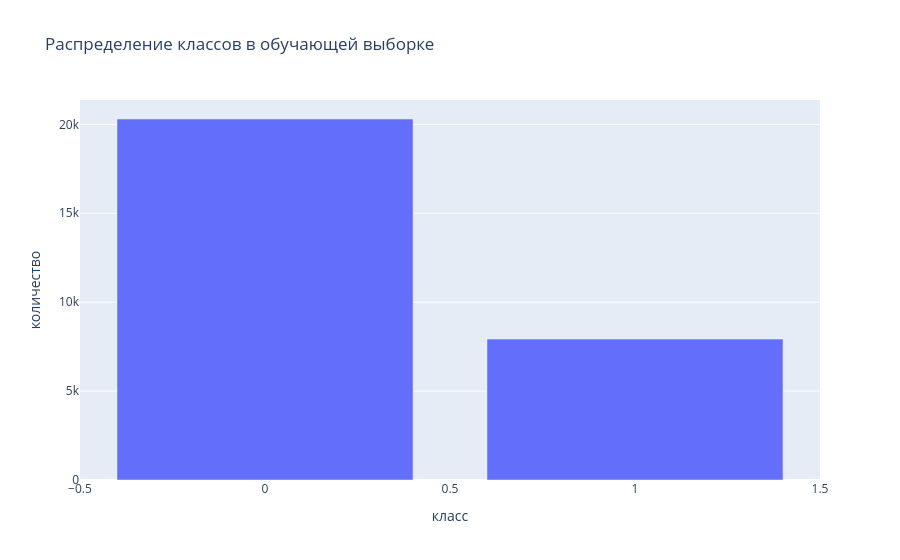
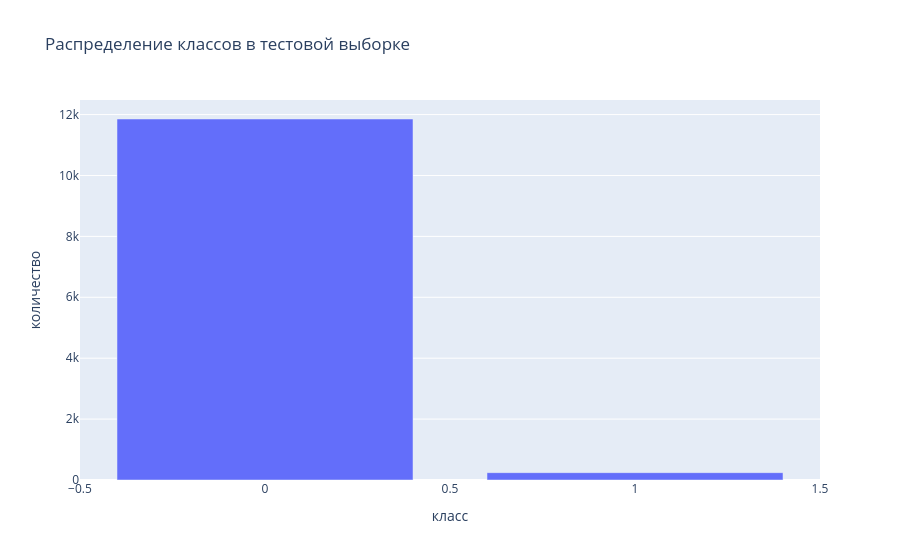

The cell these charts' notebook holds for them, in order:
### Code cell
import plotly.express as px
df = pd.concat([X, y], axis=1)
split_idx = int(len(df) * 0.7)
df_train = df.iloc[:split_idx].copy()
df_test = df.iloc[split_idx:].copy()
# Распределение классов в train
class_counts = df_train['target'].value_counts().reset_index()
class_counts.columns = ['класс', 'количество']
fig = px.bar(class_counts, x='класс', y='количество', title='Распределение классов в обучающей выборке')
fig.show()

print("Доля аномалий (класс 1) в train:", (df_train['target'] == 1).mean())

# Если есть тест с метками
if 'target' in df_test.columns:
    test_counts = df_test['target'].value_counts().reset_index()
    test_counts.columns = ['класс', 'количество']
    fig = px.bar(test_counts, x='класс', y='количество', title='Распределение классов в тестовой выборке')
    fig.show()
    print("Доля аномалий в test:", (df_test['target'] == 1).mean())

### Figure 1 — Plotly figure (JSON) as saved in the notebook; plotly's stock layout.template omitted (floating-point values rounded to 4 significant figures)
{"data": [{"hovertemplate": "класс=%{x}<br>количество=%{y}<extra></extra>", "legendgroup": "", "marker": {"color": "#636efa", "pattern": {"shape": ""}}, "name": "", "orientation": "v", "showlegend": false, "textposition": "auto", "type": "bar", "x": [0, 1], "xaxis": "x", "y": [20301, 7923], "yaxis": "y"}], "layout": {"barmode": "relative", "legend": {"tracegroupgap": 0}, "title": {"text": "Распределение классов в обучающей выборке"}, "xaxis": {"anchor": "y", "domain": [0, 1], "title": {"text": "класс"}}, "yaxis": {"anchor": "x", "domain": [0, 1], "title": {"text": "количество"}}}}

### Figure 2 — Plotly figure (JSON) as saved in the notebook; plotly's stock layout.template omitted (floating-point values rounded to 4 significant figures)
{"data": [{"hovertemplate": "класс=%{x}<br>количество=%{y}<extra></extra>", "legendgroup": "", "marker": {"color": "#636efa", "pattern": {"shape": ""}}, "name": "", "orientation": "v", "showlegend": false, "textposition": "auto", "type": "bar", "x": [0, 1], "xaxis": "x", "y": [11855, 241], "yaxis": "y"}], "layout": {"barmode": "relative", "legend": {"tracegroupgap": 0}, "title": {"text": "Распределение классов в тестовой выборке"}, "xaxis": {"anchor": "y", "domain": [0, 1], "title": {"text": "класс"}}, "yaxis": {"anchor": "x", "domain": [0, 1], "title": {"text": "количество"}}}}
